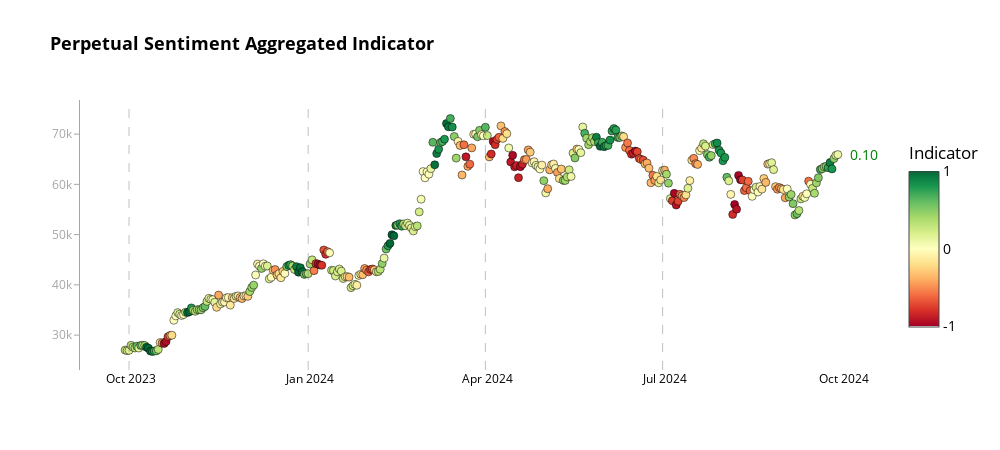

Notebook code for this chart:
### Code cell
def chart_aggregate(df, indicator_col, price_col, chart_title="Price and Indicator Chart"):
    # Filter for the last 2 years of data
    last_2_years = df.index.max() - pd.DateOffset(years=1)
    df_last_2_years = df[df.index >= last_2_years]

    # Define a consistent grey color
    GREY_COLOR = 'rgba(128, 128, 128, 0.7)'  # Semi-transparent grey

    # Create the scatter plot
    fig = go.Figure()

    fig.add_trace(
        go.Scatter(
            x=df_last_2_years.index,
            y=df_last_2_years[price_col],
            mode='markers',
            marker=dict(
                color=df_last_2_years[indicator_col],
                size=8,
                line=dict(width=0.5, color='black'),  # Thinner black border for dots
                colorscale='RdYlGn',  # Red-Yellow-Green colorscale
                colorbar=dict(
                    title='Indicator',
                    tickvals=[-1, 0, 1],
                    ticktext=['-1', '0', '1'],
                    lenmode='fraction',
                    len=0.75,
                    x=1.02  # Move colorbar slightly to the right
                ),
                cmin=-1,
                cmax=1,
            ),
            text=[f"Date: {date.strftime('%Y-%m-%d')}<br>Price: {price:.2f}<br>Indicator: {ind:.2f}" 
                  for date, price, ind in zip(df_last_2_years.index, df_last_2_years[price_col], df_last_2_years[indicator_col])],
            hoverinfo='text'
        )
    )

    # Add vertical lines for every 3 months (January, April, July, October)
    start_date = df_last_2_years.index[0].to_period('Q').to_timestamp()
    end_date = df_last_2_years.index[-1].to_period('Q').to_timestamp()
    for date in pd.date_range(start=start_date, end=end_date, freq='Q'):
        if df_last_2_years.index[0] <= date <= df_last_2_years.index[-1]:
            fig.add_vline(x=date, line_dash="dash", line_color=GREY_COLOR, line_width=1, opacity=0.7)

    # Get the last value of the indicator and price
    last_value = df_last_2_years[indicator_col].iloc[-1]
    last_price = df_last_2_years[price_col].iloc[-1]

    # Add annotation for the last value
    fig.add_annotation(
        x=df_last_2_years.index[-1],  # Fixed x position at the last date
        y=last_price,  # y position based on the last price
        text=f"{last_value:.2f}",  # Simplified annotation
        showarrow=False,
        font=dict(size=14, color='green' if last_value > 0 else 'red'),
        align="left",
        xanchor="left",
        yanchor="middle",
        xshift=10,  # Shift the annotation slightly to the right of the last point
    )

    # Update layout
    fig.update_layout(
        title={
            'text': chart_title,
            'font': {'color': 'black', 'size': 18, 'weight': 'bold'}
        },
        showlegend=False,
        hovermode="closest",
        plot_bgcolor='white',
        paper_bgcolor='white',
        font={'color': 'black', 'size': 14},
        width=1000,
        height=450,
        margin=dict(r=80)  # Increase right margin to accommodate colorbar
    )

    # Update axes
    fig.update_xaxes(
        showgrid=False, 
        tickfont={'color': 'black', 'size': 12},
        zeroline=False,
        dtick="M3",  # Show tick every 3 months
        tickformat="%b %Y",  # Format as "Mon Year" for every tick
        showline=False,  # Remove x-axis line
        mirror=False
    )
    fig.update_yaxes(
        showgrid=False, 
        tickfont={'color': GREY_COLOR, 'size': 12},
        zeroline=False,
        showline=True,
        linewidth=1,
        linecolor=GREY_COLOR,
        mirror=False,
        ticks='outside',  # Show ticks outside
        ticklen=5,  # Length of the ticks
        tickcolor=GREY_COLOR  # Color of the ticks
    )

    return fig

# Example usage
fig2 = chart_aggregate(merged_df, 'aggregate_indicator_equalweight', 'price_usd_close', "Perpetual Sentiment Aggregated Indicator")
fig2.show()
pio.write_html(fig2, file=f'bitcoin_analysis_prep_aggr_last_1year.html')
print("All charts have been displayed and saved as separate HTML files.")

### Figure 1 — Plotly figure (JSON) as saved in the notebook; plotly's stock layout.template omitted (floating-point values rounded to 4 significant figures; data arrays with more than 128 entries replaced by an {"elided": "..."} marker saying what was removed)
{"data": [{"hoverinfo": "text", "marker": {"cmax": 1, "cmin": -1, "color": {"elided": "367 float values"}, "colorbar": {"len": 0.75, "lenmode": "fraction", "ticktext": ["-1", "0", "1"], "tickvals": [-1, 0, 1], "title": {"text": "Indicator"}, "x": 1.02}, "colorscale": [[0.0, "rgb(165,0,38)"], [0.1, "rgb(215,48,39)"], [0.2, "rgb(244,109,67)"], [0.3, "rgb(253,174,97)"], [0.4, "rgb(254,224,139)"], [0.5, "rgb(255,255,191)"], [0.6, "rgb(217,239,139)"], [0.7, "rgb(166,217,106)"], [0.8, "rgb(102,189,99)"], [0.9, "rgb(26,152,80)"], [1.0, "rgb(0,104,55)"]], "line": {"color": "black", "width": 0.5}, "size": 8}, "mode": "markers", "text": {"elided": "367 str values"}, "x": {"elided": "367 str values"}, "y": {"elided": "367 float values"}, "type": "scatter"}], "layout": {"shapes": [{"line": {"color": "rgba(128, 128, 128, 0.7)", "dash": "dash", "width": 1}, "opacity": 0.7, "type": "line", "x0": "2023-09-30T00:00:00", "x1": "2023-09-30T00:00:00", "xref": "x", "y0": 0, "y1": 1, "yref": "y domain"}, {"line": {"color": "rgba(128, 128, 128, 0.7)", "dash": "dash", "width": 1}, "opacity": 0.7, "type": "line", "x0": "2023-12-31T00:00:00", "x1": "2023-12-31T00:00:00", "xref": "x", "y0": 0, "y1": 1, "yref": "y domain"}, {"line": {"color": "rgba(128, 128, 128, 0.7)", "dash": "dash", "width": 1}, "opacity": 0.7, "type": "line", "x0": "2024-03-31T00:00:00", "x1": "2024-03-31T00:00:00", "xref": "x", "y0": 0, "y1": 1, "yref": "y domain"}, {"line": {"color": "rgba(128, 128, 128, 0.7)", "dash": "dash", "width": 1}, "opacity": 0.7, "type": "line", "x0": "2024-06-30T00:00:00", "x1": "2024-06-30T00:00:00", "xref": "x", "y0": 0, "y1": 1, "yref": "y domain"}], "annotations": [{"align": "left", "font": {"color": "green", "size": 14}, "showarrow": false, "text": "0.10", "x": "2024-09-28T00:00:00", "xanchor": "left", "xshift": 10, "y": 65920.0, "yanchor": "middle"}], "title": {"font": {"color": "black", "size": 18, "weight": "bold"}, "text": "Perpetual Sentiment Aggregated Indicator"}, "font": {"color": "black", "size": 14}, "margin": {"r": 80}, "showlegend": false, "hovermode": "closest", "plot_bgcolor": "white", "paper_bgcolor": "white", "width": 1000, "height": 450, "xaxis": {"tickfont": {"color": "black", "size": 12}, "showgrid": false, "zeroline": false, "dtick": "M3", "tickformat": "%b %Y", "showline": false, "mirror": false}, "yaxis": {"tickfont": {"color": "rgba(128, 128, 128, 0.7)", "size": 12}, "showgrid": false, "zeroline": false, "showline": true, "linewidth": 1, "linecolor": "rgba(128, 128, 128, 0.7)", "mirror": false, "ticks": "outside", "ticklen": 5, "tickcolor": "rgba(128, 128, 128, 0.7)"}}}
